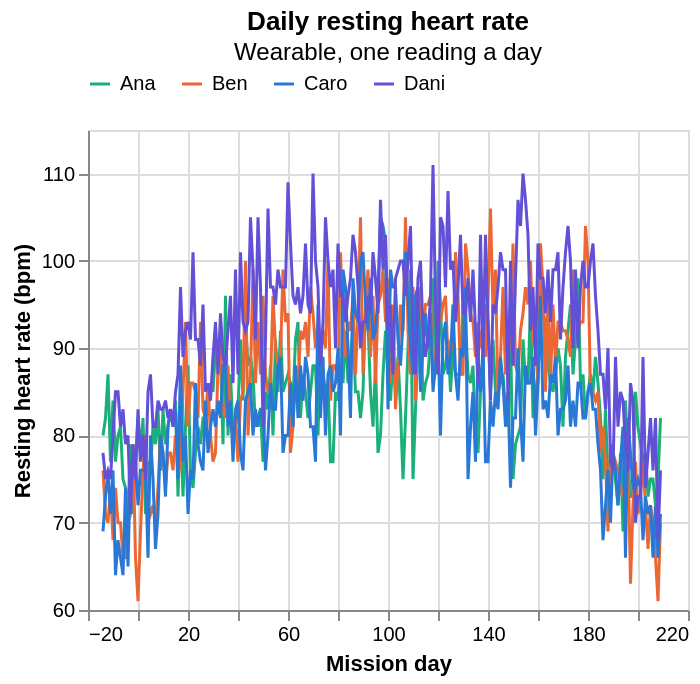

The notebook cell this image was saved under:
### Markdown cell above
## 6. The wearable

Daily resting heart rate (fitted on Campaign 11's supine values) and one day of minute-by-minute heart rate. The daily shape (rhythm, sleep, two exercise blocks) is assumed; the resting level comes from the model.

### Code cell
rhr = df[df.measure == "resting_hr"]
alt.Chart(rhr).mark_line(strokeWidth=1.5).encode(
    x=alt.X("mission_day:Q", title="Mission day"), y=alt.Y("value:Q", title="Resting heart rate (bpm)", scale=alt.Scale(zero=False)),
    color=alt.Color("crew_id:N", scale=CREW, title=None, legend=alt.Legend(orient="top")),
    tooltip=["crew_id", "day_label", "value", "adherence"]
).properties(width="container", height=240, title=alt.Title("Daily resting heart rate", subtitle="Wearable, one reading a day"))

### Figure 1 — Vega-Lite specification as saved in the notebook (floating-point values rounded to 4 significant figures; data arrays with more than 128 entries replaced by an {"elided": "..."} marker saying what was removed)
{"$schema": "https://vega.github.io/schema/vega-lite/v5.20.1.json", "config": {"view": {"continuousHeight": 300, "continuousWidth": 300}}, "data": {"name": "data-414b7517041105d29cde36b6c0af64ff"}, "datasets": {"data-414b7517041105d29cde36b6c0af64ff": {"elided": "896 records"}}, "encoding": {"color": {"field": "crew_id", "legend": {"orient": "top"}, "scale": {"domain": ["Ana", "Ben", "Caro", "Dani"], "range": ["#1baf7a", "#eb6834", "#2a78d6", "#6250d6"]}, "title": null, "type": "nominal"}, "tooltip": [{"field": "crew_id", "type": "nominal"}, {"field": "day_label", "type": "nominal"}, {"field": "value", "type": "quantitative"}, {"field": "adherence", "type": "quantitative"}], "x": {"field": "mission_day", "title": "Mission day", "type": "quantitative"}, "y": {"field": "value", "scale": {"zero": false}, "title": "Resting heart rate (bpm)", "type": "quantitative"}}, "height": 240, "mark": {"strokeWidth": 1.5, "type": "line"}, "title": {"subtitle": "Wearable, one reading a day", "text": "Daily resting heart rate"}, "width": "container"}
